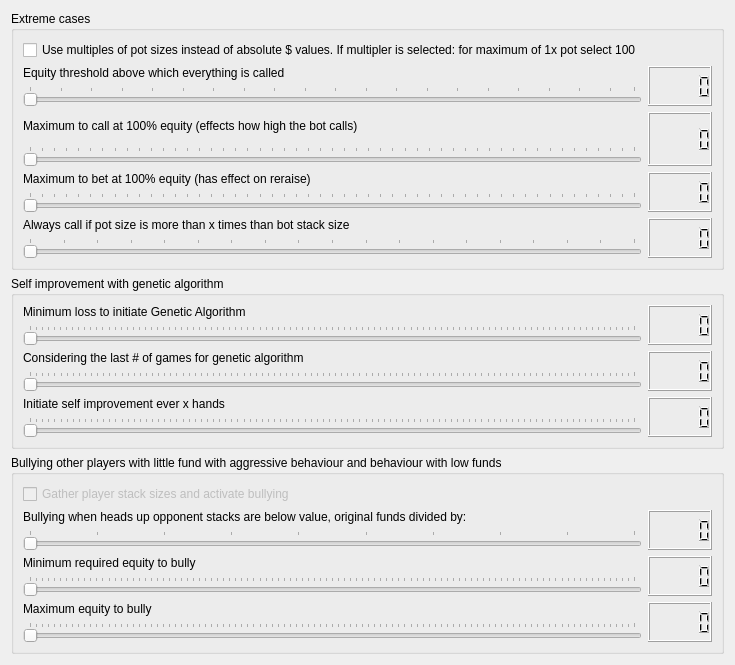
     <widget class="QWidget" name="additionaloptions">
      <attribute name="title">
       <string>Additional options</string>
      </attribute>
      <layout class="QGridLayout" name="gridLayout">
       <item row="0" column="0">
        <widget class="QGroupBox" name="groupBox_35">
         <property name="title">
          <string>Extreme cases</string>
         </property>
         <layout class="QGridLayout" name="gridLayout_3">
          <item row="3" column="0" rowspan="2">
           <layout class="QVBoxLayout" name="verticalLayout_32">
            <item>
             <widget class="QLabel" name="label_37">
              <property name="text">
               <string>Maximum to call at 100% equity (effects how high the bot calls)</string>
              </property>
              <property name="wordWrap">
               <bool>true</bool>
              </property>
             </widget>
            </item>
            <item>
             <widget class="QSlider" name="initialFunds">
              <property name="mouseTracking">
               <bool>false</bool>
              </property>
              <property name="toolTip">
               <string>&lt;html&gt;&lt;head/&gt;&lt;body&gt;&lt;p&gt;When equity is 100% then this is the maximum amount whre the bot will call. In the graph it corresponds to the upper right corner where equity is 100%. I suggest you put slightly more than your initial funds. .&lt;/p&gt;&lt;p&gt;If you choose multiple of pot size in the select box, you can select, if you put the slider to 1000 it means that a maximum of 10x pot will be called.&lt;/p&gt;&lt;/body&gt;&lt;/html&gt;</string>
              </property>
              <property name="minimum">
               <number>1</number>
              </property>
              <property name="maximum">
               <number>5000</number>
              </property>
              <property name="singleStep">
               <number>10</number>
              </property>
              <property name="pageStep">
               <number>100</number>
              </property>
              <property name="orientation">
               <enum>Qt::Horizontal</enum>
              </property>
              <property name="tickPosition">
               <enum>QSlider::TicksAbove</enum>
              </property>
             </widget>
            </item>
           </layout>
          </item>
          <item row="3" column="2" rowspan="2">
           <widget class="QLCDNumber" name="lcdNumber_61"/>
          </item>
          <item row="5" column="0" rowspan="2">
           <layout class="QVBoxLayout" name="verticalLayout_17">
            <item>
             <widget class="QLabel" name="label_3">
              <property name="text">
               <string>Maximum to bet at 100% equity (has effect on reraise)</string>
              </property>
             </widget>
            </item>
            <item>
             <widget class="QSlider" name="initialFunds2">
              <property name="toolTip">
               <string>&lt;html&gt;&lt;head/&gt;&lt;body&gt;&lt;p&gt;When equity is 100% then this is the maximum amount whre the bot will bet. In the graph it corresponds to the upper right corner where equity is 100%. I suggest you put slightly more than your initial funds. .&lt;/p&gt;&lt;p&gt;If you choose multiple of pot size in the select box, you can select, if you put the slider to 1000 it means that a maximum of 10x pot will be raised.&lt;/p&gt;&lt;/body&gt;&lt;/html&gt;</string>
              </property>
              <property name="minimum">
               <number>1</number>
              </property>
              <property name="maximum">
               <number>5000</number>
              </property>
              <property name="singleStep">
               <number>10</number>
              </property>
              <property name="pageStep">
               <number>100</number>
              </property>
              <property name="orientation">
               <enum>Qt::Horizontal</enum>
              </property>
              <property name="tickPosition">
               <enum>QSlider::TicksAbove</enum>
              </property>
             </widget>
            </item>
           </layout>
          </item>
          <item row="9" column="0" rowspan="2">
           <layout class="QVBoxLayout" name="verticalLayout_38">
            <item>
             <widget class="QLabel" name="label_44">
              <property name="text">
               <string>Always call if pot size is more than x times than bot stack size</string>
              </property>
             </widget>
            </item>
            <item>
             <widget class="QSlider" name="always_call_low_stack_multiplier">
              <property name="mouseTracking">
               <bool>false</bool>
              </property>
              <property name="toolTip">
               <string>If the bot stack size is below a certain amount, the bot will always call. The slider controls the multiplier. 10 means that he will always call when the stack is less than 1 if the pot is 10</string>
              </property>
              <property name="minimum">
               <number>2</number>
              </property>
              <property name="maximum">
               <number>20</number>
              </property>
              <property name="singleStep">
               <number>1</number>
              </property>
              <property name="pageStep">
               <number>1</number>
              </property>
              <property name="orientation">
               <enum>Qt::Horizontal</enum>
              </property>
              <property name="tickPosition">
               <enum>QSlider::TicksAbove</enum>
              </property>
             </widget>
            </item>
           </layout>
          </item>
          <item row="5" column="2" rowspan="2">
           <widget class="QLCDNumber" name="lcdNumber_5"/>
          </item>
          <item row="9" column="2" rowspan="2">
           <widget class="QLCDNumber" name="lcdNumber_71"/>
          </item>
          <item row="0" column="0">
           <widget class="QCheckBox" name="use_pot_multiples">
            <property name="enabled">
             <bool>true</bool>
            </property>
            <property name="toolTip">
             <string>&lt;html&gt;&lt;head/&gt;&lt;body&gt;&lt;p&gt;This option has influence on a lot of things. The curves will no longer depend on the total amount of that call and bet button, but will instead be dependent on the highest bidder as a percentage of the pot.&lt;/p&gt;&lt;/body&gt;&lt;/html&gt;</string>
            </property>
            <property name="text">
             <string>Use multiples of pot sizes instead of absolute $ values. If multipler is selected: for maximum of 1x pot select 100</string>
            </property>
           </widget>
          </item>
          <item row="1" column="0" rowspan="2">
           <layout class="QVBoxLayout" name="verticalLayout_27">
            <item>
             <widget class="QLabel" name="label_32">
              <property name="text">
               <string>Equity threshold above which everything is called</string>
              </property>
             </widget>
            </item>
            <item>
             <widget class="QSlider" name="alwaysCallEquity">
              <property name="mouseTracking">
               <bool>false</bool>
              </property>
              <property name="toolTip">
               <string notr="true">&lt;html&gt;&lt;head/&gt;&lt;body&gt;&lt;p&gt;If the equity (winning probability) is higher than the value, the bot will never fold.&lt;/p&gt;&lt;/body&gt;&lt;/html&gt;</string>
              </property>
              <property name="minimum">
               <number>1</number>
              </property>
              <property name="maximum">
               <number>100</number>
              </property>
              <property name="singleStep">
               <number>5</number>
              </property>
              <property name="pageStep">
               <number>10</number>
              </property>
              <property name="orientation">
               <enum>Qt::Horizontal</enum>
              </property>
              <property name="tickPosition">
               <enum>QSlider::TicksAbove</enum>
              </property>
              <property name="tickInterval">
               <number>0</number>
              </property>
             </widget>
            </item>
           </layout>
          </item>
          <item row="1" column="2" rowspan="2">
           <widget class="QLCDNumber" name="lcdNumber_57"/>
          </item>
         </layout>
         <zorder>lcdNumber_57</zorder>
         <zorder>lcdNumber_71</zorder>
         <zorder>lcdNumber_61</zorder>
         <zorder>lcdNumber_5</zorder>
         <zorder></zorder>
         <zorder>verticalLayoutWidget</zorder>
         <zorder>use_pot_multiples</zorder>
         <zorder></zorder>
        </widget>
       </item>
       <item row="1" column="0">
        <widget class="QGroupBox" name="groupBox_37">
         <property name="title">
          <string>Self improvement with genetic algorithm</string>
         </property>
         <layout class="QGridLayout" name="gridLayout_53">
          <item row="0" column="0">
           <layout class="QVBoxLayout" name="verticalLayout_432">
            <item>
             <widget class="QLabel" name="label_449">
              <property name="text">
               <string>Minimum loss to initiate Genetic Algorithm</string>
              </property>
             </widget>
            </item>
            <item>
             <widget class="QSlider" name="minimumLossForIteration">
              <property name="mouseTracking">
               <bool>false</bool>
              </property>
              <property name="minimum">
               <number>0</number>
              </property>
              <property name="maximum">
               <number>100</number>
              </property>
              <property name="singleStep">
               <number>1</number>
              </property>
              <property name="pageStep">
               <number>10</number>
              </property>
              <property name="orientation">
               <enum>Qt::Horizontal</enum>
              </property>
              <property name="tickPosition">
               <enum>QSlider::TicksAbove</enum>
              </property>
             </widget>
            </item>
           </layout>
          </item>
          <item row="0" column="1">
           <widget class="QLCDNumber" name="lcdNumber_109"/>
          </item>
          <item row="1" column="0">
           <layout class="QVBoxLayout" name="verticalLayout_435">
            <item>
             <widget class="QLabel" name="label_452">
              <property name="text">
               <string>Considering the last # of games for genetic algorithm</string>
              </property>
             </widget>
            </item>
            <item>
             <widget class="QSlider" name="considerLastGames">
              <property name="mouseTracking">
               <bool>false</bool>
              </property>
              <property name="toolTip">
               <string>&lt;html&gt;&lt;head/&gt;&lt;body&gt;&lt;p&gt;The genetic algorithm can be activated automatically. Here you can select under what conditions this will happen. It only makes sens to have it activated after playing at least 500 hands.&lt;/p&gt;&lt;/body&gt;&lt;/html&gt;</string>
              </property>
              <property name="minimum">
               <number>100</number>
              </property>
              <property name="maximum">
               <number>10000</number>
              </property>
              <property name="singleStep">
               <number>1</number>
              </property>
              <property name="pageStep">
               <number>100</number>
              </property>
              <property name="orientation">
               <enum>Qt::Horizontal</enum>
              </property>
              <property name="tickPosition">
               <enum>QSlider::TicksAbove</enum>
              </property>
              <property name="tickInterval">
               <number>100</number>
              </property>
             </widget>
            </item>
           </layout>
          </item>
          <item row="1" column="1">
           <widget class="QLCDNumber" name="lcdNumber_112"/>
          </item>
          <item row="2" column="0">
           <layout class="QVBoxLayout" name="verticalLayout_436">
            <item>
             <widget class="QLabel" name="label_453">
              <property name="text">
               <string>Initiate self improvement ever x hands</string>
              </property>
             </widget>
            </item>
            <item>
             <widget class="QSlider" name="strategyIterationGames">
              <property name="mouseTracking">
               <bool>false</bool>
              </property>
              <property name="minimum">
               <number>100</number>
              </property>
              <property name="maximum">
               <number>10000</number>
              </property>
              <property name="singleStep">
               <number>1</number>
              </property>
              <property name="pageStep">
               <number>100</number>
              </property>
              <property name="orientation">
               <enum>Qt::Horizontal</enum>
              </property>
              <property name="tickPosition">
               <enum>QSlider::TicksAbove</enum>
              </property>
              <property name="tickInterval">
               <number>100</number>
              </property>
             </widget>
            </item>
           </layout>
          </item>
          <item row="2" column="1">
           <widget class="QLCDNumber" name="lcdNumber_113"/>
          </item>
         </layout>
        </widget>
       </item>
       <item row="2" column="0">
        <widget class="QGroupBox" name="groupBox_36">
         <property name="title">
          <string>Bullying other players with little fund with aggressive behaviour and behaviour with low funds</string>
         </property>
         <layout class="QGridLayout" name="gridLayout_12">
          <item row="3" column="1">
           <widget class="QLCDNumber" name="lcdNumber_59"/>
          </item>
          <item row="2" column="1">
           <widget class="QLCDNumber" name="lcdNumber_55"/>
          </item>
          <item row="3" column="0">
           <layout class="QVBoxLayout" name="verticalLayout_34">
            <item>
             <widget class="QLabel" name="label_39">
              <property name="text">
               <string>Maximum equity to bully</string>
              </property>
             </widget>
            </item>
            <item>
             <widget class="QSlider" name="maxBullyEquity">
              <property name="enabled">
               <bool>false</bool>
              </property>
              <property name="mouseTracking">
               <bool>false</bool>
              </property>
              <property name="toolTip">
               <string>&lt;html&gt;&lt;head/&gt;&lt;body&gt;&lt;p&gt;Upper limit of equity where bully mode can be activated if all conditions are met.&lt;/p&gt;&lt;/body&gt;&lt;/html&gt;</string>
              </property>
              <property name="minimum">
               <number>0</number>
              </property>
              <property name="maximum">
               <number>100</number>
              </property>
              <property name="singleStep">
               <number>1</number>
              </property>
              <property name="pageStep">
               <number>10</number>
              </property>
              <property name="orientation">
               <enum>Qt::Horizontal</enum>
              </property>
              <property name="tickPosition">
               <enum>QSlider::TicksAbove</enum>
              </property>
             </widget>
            </item>
           </layout>
          </item>
          <item row="2" column="0">
           <layout class="QVBoxLayout" name="verticalLayout_33">
            <item>
             <widget class="QLabel" name="label_38">
              <property name="text">
               <string>Minimum required equity to bully</string>
              </property>
             </widget>
            </item>
            <item>
             <widget class="QSlider" name="minBullyEquity">
              <property name="enabled">
               <bool>false</bool>
              </property>
              <property name="mouseTracking">
               <bool>false</bool>
              </property>
              <property name="toolTip">
               <string>&lt;html&gt;&lt;head/&gt;&lt;body&gt;&lt;p&gt;In order activate bully mode (meaning the bot is more aggressive), a minimum amounf of equity (winning probability as determined by the simulation) can be selected.&lt;/p&gt;&lt;/body&gt;&lt;/html&gt;</string>
              </property>
              <property name="minimum">
               <number>0</number>
              </property>
              <property name="maximum">
               <number>100</number>
              </property>
              <property name="pageStep">
               <number>10</number>
              </property>
              <property name="orientation">
               <enum>Qt::Horizontal</enum>
              </property>
              <property name="tickPosition">
               <enum>QSlider::TicksAbove</enum>
              </property>
             </widget>
            </item>
           </layout>
          </item>
          <item row="1" column="1">
           <widget class="QLCDNumber" name="lcdNumber_58"/>
          </item>
          <item row="0" column="0">
           <widget class="QCheckBox" name="checkBox_2">
            <property name="enabled">
             <bool>false</bool>
            </property>
            <property name="text">
             <string>Gather player stack sizes and activate bullying</string>
            </property>
           </widget>
          </item>
          <item row="1" column="0">
           <layout class="QVBoxLayout" name="verticalLayout_6">
            <item>
             <widget class="QLabel" name="label_12">
              <property name="text">
               <string>Bullying when heads up opponent stacks are below value, original funds divided by:</string>
              </property>
             </widget>
            </item>
            <item>
             <widget class="QSlider" name="bullyDivider">
              <property name="enabled">
               <bool>false</bool>
              </property>
              <property name="mouseTracking">
               <bool>false</bool>
              </property>
              <property name="toolTip">
               <string>&lt;html&gt;&lt;head/&gt;&lt;body&gt;&lt;p&gt;In headsup when the single opponent has less than a certain amount of stacks left, the bot can be more agressive. This is activated when he has less funds than initial funds divided by the divider (which is this slide). For example for initial funds of $2 and a divider of 4, the bot would become more agressive if the opponent has less than $0.50.&lt;/p&gt;&lt;/body&gt;&lt;/html&gt;</string>
              </property>
              <property name="minimum">
               <number>1</number>
              </property>
              <property name="maximum">
               <number>10</number>
              </property>
              <property name="pageStep">
               <number>1</number>
              </property>
              <property name="orientation">
               <enum>Qt::Horizontal</enum>
              </property>
              <property name="tickPosition">
               <enum>QSlider::TicksAbove</enum>
              </property>
             </widget>
            </item>
           </layout>
          </item>
         </layout>
        </widget>
       </item>
      </layout>
      <zorder>groupBox_35</zorder>
      <zorder>groupBox_36</zorder>
      <zorder>groupBox_37</zorder>
     </widget>
